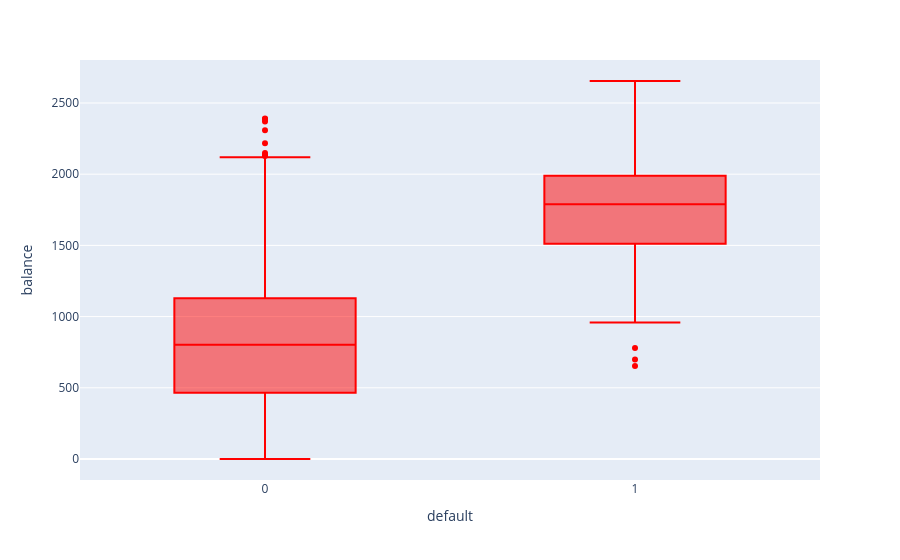

Notebook cell for this chart:
### Markdown cell above
## Boxplots

### Code cell
px.box(df,x='default',y='balance',color_discrete_sequence=["red"])

### Figure 1 — Plotly figure (JSON) as saved in the notebook; plotly's stock layout.template omitted (floating-point values rounded to 4 significant figures; data arrays with more than 128 entries replaced by an {"elided": "..."} marker saying what was removed)
{"data": [{"alignmentgroup": "True", "hovertemplate": "default=%{x}<br>balance=%{y}<extra></extra>", "legendgroup": "", "marker": {"color": "red"}, "name": "", "notched": false, "offsetgroup": "", "orientation": "v", "showlegend": false, "type": "box", "x": {"elided": "10000 int values"}, "x0": " ", "xaxis": "x", "y": {"elided": "10000 float values"}, "y0": " ", "yaxis": "y"}], "layout": {"boxmode": "group", "legend": {"tracegroupgap": 0}, "margin": {"t": 60}, "xaxis": {"anchor": "y", "domain": [0, 1], "title": {"text": "default"}}, "yaxis": {"anchor": "x", "domain": [0, 1], "title": {"text": "balance"}}}}
